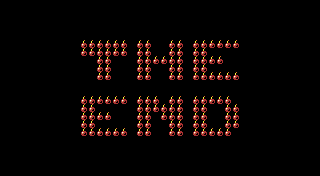

The image is a tile-based game level rendered from a .tmx file. Its description and complete source (layers, tilesets, objects, tile grids) follow:
An orthogonal 40x22 tile map with 8x8 px tiles, 1 tile layer (Tile Layer 1).

<map version="1.2" tiledversion="1.2.4" orientation="orthogonal" renderorder="right-down" width="40" height="22" tilewidth="8" tileheight="8" infinite="0" nextlayerid="2" nextobjectid="1">
 <tileset firstgid="1" source="tileset.tsx" />
 <layer id="1" name="Tile Layer 1" width="40" height="22">
  <data encoding="csv">
0,0,0,0,0,0,0,0,0,0,0,0,0,0,0,0,0,0,0,0,0,0,0,0,0,0,0,0,0,0,0,0,0,0,0,0,0,0,0,0,
0,0,0,0,0,0,0,0,0,0,0,0,0,0,0,0,0,0,0,0,0,0,0,0,0,0,0,0,0,0,0,0,0,0,0,0,0,0,0,0,
0,0,0,0,0,0,0,0,0,0,0,0,0,0,0,0,0,0,0,0,0,0,0,0,0,0,0,0,0,0,0,0,0,0,0,0,0,0,0,0,
0,0,0,0,0,0,0,0,0,0,0,0,0,0,0,0,0,0,0,0,0,0,0,0,0,0,0,0,0,0,0,0,0,0,0,0,0,0,0,0,
0,0,0,0,0,0,0,0,0,0,0,0,0,0,0,0,0,0,0,0,0,0,0,0,0,0,0,0,0,0,0,0,0,0,0,0,0,0,0,0,
0,0,0,0,0,0,0,0,0,0,20,20,20,20,20,20,0,20,20,0,0,20,20,0,20,20,20,20,20,20,0,0,0,0,0,0,0,0,0,0,
0,0,0,0,0,0,0,0,0,0,20,20,20,20,20,20,0,20,20,0,0,20,20,0,20,20,0,0,0,0,0,0,0,0,0,0,0,0,0,0,
0,0,0,0,0,0,0,0,0,0,0,0,20,20,0,0,0,20,20,20,20,20,20,0,20,20,20,20,0,0,0,0,0,0,0,0,0,0,0,0,
0,0,0,0,0,0,0,0,0,0,0,0,20,20,0,0,0,20,20,0,0,20,20,0,20,20,0,0,0,0,0,0,0,0,0,0,0,0,0,0,
0,0,0,0,0,0,0,0,0,0,0,0,20,20,0,0,0,20,20,0,0,20,20,0,20,20,20,20,20,20,0,0,0,0,0,0,0,0,0,0,
0,0,0,0,0,0,0,0,0,0,0,0,0,0,0,0,0,0,0,0,0,0,0,0,0,0,0,0,0,0,0,0,0,0,0,0,0,0,0,0,
0,0,0,0,0,0,0,0,0,0,0,0,0,0,0,0,0,0,0,0,0,0,0,0,0,0,0,0,0,0,0,0,0,0,0,0,0,0,0,0,
0,0,0,0,0,0,0,0,0,0,20,20,20,20,20,20,0,20,20,20,0,20,20,0,20,20,20,20,20,0,0,0,0,0,0,0,0,0,0,0,
0,0,0,0,0,0,0,0,0,0,20,20,0,0,0,0,0,20,20,20,20,20,20,0,20,20,0,0,20,20,0,0,0,0,0,0,0,0,0,0,
0,0,0,0,0,0,0,0,0,0,20,20,20,20,0,0,0,20,20,0,20,20,20,0,20,20,0,0,20,20,0,0,0,0,0,0,0,0,0,0,
0,0,0,0,0,0,0,0,0,0,20,20,0,0,0,0,0,20,20,0,0,20,20,0,20,20,0,0,20,20,0,0,0,0,0,0,0,0,0,0,
0,0,0,0,0,0,0,0,0,0,20,20,20,20,20,20,0,20,20,0,0,20,20,0,20,20,20,20,20,0,0,0,0,0,0,0,0,0,0,0,
0,0,0,0,0,0,0,0,0,0,0,0,0,0,0,0,0,0,0,0,0,0,0,0,0,0,0,0,0,0,0,0,0,0,0,0,0,0,0,0,
0,0,0,0,0,0,0,0,0,0,0,0,0,0,0,0,0,0,0,0,0,0,0,0,0,0,0,0,0,0,0,0,0,0,0,0,0,0,0,0,
0,0,0,0,0,0,0,0,0,0,0,0,0,0,0,0,0,0,0,0,0,0,0,0,0,0,0,0,0,0,0,0,0,0,0,0,0,0,0,0,
0,0,0,0,0,0,0,0,0,0,0,0,0,0,0,0,0,0,0,0,0,0,0,0,0,0,0,0,0,0,0,0,0,0,0,0,0,0,0,0,
0,0,0,0,0,0,0,0,0,0,0,0,0,0,0,0,0,0,0,0,0,0,0,0,0,0,0,0,0,0,0,0,0,0,0,0,0,0,0,0
</data>
 </layer>
</map>
